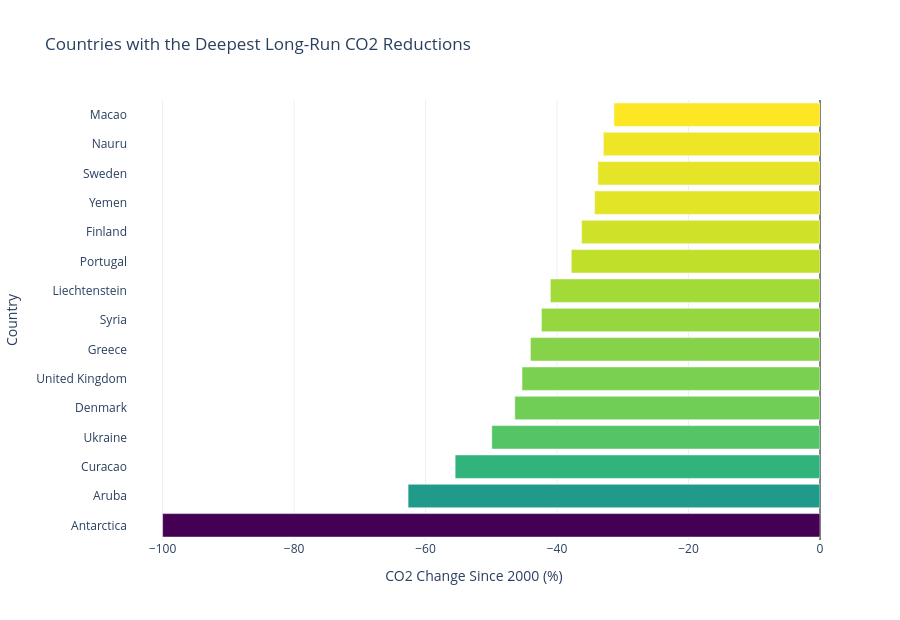

Notebook code cell kept with this figure:
### Markdown cell above
### Chart 3. Deep Reducers Indicate Structural Rather Than Cyclical Change
Observed pattern: The strongest reducers show persistent long-horizon decline rather than short-lived volatility.
WHY: Durable reductions usually come from structural drivers such as cleaner electricity, industrial modernization, and efficiency gains.
IMPLICATION: Policy evaluation should prioritize persistent reductions over one-year improvements.

### Code cell
reducers = country_summary.nsmallest(15, 'co2_reduction_pct_since_2000').copy()

fig = px.bar(
    reducers.sort_values('co2_reduction_pct_since_2000', ascending=True),
    x='co2_reduction_pct_since_2000',
    y='country',
    orientation='h',
    color='co2_reduction_pct_since_2000',
    color_continuous_scale='Viridis',
    title='Countries with the Deepest Long-Run CO2 Reductions',
    labels={
        'co2_reduction_pct_since_2000': 'CO2 Change Since 2000 (%)',
        'country': 'Country'
    },
    hover_data={
        'start_year': True,
        'end_year': True,
        'start_co2': ':.2f',
        'end_co2': ':.2f',
        'avg_renewable': ':.2f',
        'avg_gdp_pc': ':.2f'
    }
)

fig.update_layout(
    template='plotly_white',
    height=620,
    coloraxis_showscale=False,
    xaxis_zeroline=True,
    xaxis_zerolinewidth=1,
    xaxis_zerolinecolor='black'
)

fig.show()

### Figure 1 — Plotly figure (JSON) as saved in the notebook; plotly's stock layout.template omitted (floating-point values rounded to 4 significant figures)
{"data": [{"customdata": [[2000.0, 2022.0, 0.004, 0.0, 24.13, 10890.0], [2000.0, 2022.0, 2.378, 0.888, 4.006, 772100.0], [2000.0, 2022.0, 4.964, 2.209, 24.13, 476700.0], [2000.0, 2022.0, 285.7, 143.0, 3.698, 8816.0], [2000.0, 2022.0, 54.31, 29.09, 24.44, 44150.0], [2000.0, 2022.0, 569.0, 311.1, 5.603, 35860.0], [2000.0, 2022.0, 103.0, 57.61, 12.69, 24070.0], [2000.0, 2022.0, 54.53, 31.42, 24.13, 5024.0], [2000.0, 2022.0, 0.217, 0.128, 24.13, 2124000.0], [2000.0, 2022.0, 65.5, 40.72, 25.0, 25050.0], [2000.0, 2022.0, 57.02, 36.34, 37.21, 37520.0], [2000.0, 2022.0, 15.83, 10.4, 1.546, 3133.0], [2000.0, 2022.0, 54.89, 36.34, 45.44, 41500.0], [2000.0, 2022.0, 0.088, 0.059, 0.1961, 7262000.0], [2000.0, 2022.0, 1.528, 1.049, 24.13, 137400.0]], "hovertemplate": "CO2 Change Since 2000 (%)=%{marker.color}<br>Country=%{y}<br>start_year=%{customdata[0]}<br>end_year=%{customdata[1]}<br>start_co2=%{customdata[2]:.2f}<br>end_co2=%{customdata[3]:.2f}<br>avg_renewable=%{customdata[4]:.2f}<br>avg_gdp_pc=%{customdata[5]:.2f}<extra></extra>", "legendgroup": "", "marker": {"color": [-100.0, -62.66, -55.5, -49.93, -46.43, -45.33, -44.05, -42.37, -41.01, -37.83, -36.27, -34.28, -33.79, -32.95, -31.35], "coloraxis": "coloraxis", "pattern": {"shape": ""}}, "name": "", "orientation": "h", "showlegend": false, "textposition": "auto", "type": "bar", "x": [-100.0, -62.66, -55.5, -49.93, -46.43, -45.33, -44.05, -42.37, -41.01, -37.83, -36.27, -34.28, -33.79, -32.95, -31.35], "xaxis": "x", "y": ["Antarctica", "Aruba", "Curacao", "Ukraine", "Denmark", "United Kingdom", "Greece", "Syria", "Liechtenstein", "Portugal", "Finland", "Yemen", "Sweden", "Nauru", "Macao"], "yaxis": "y"}], "layout": {"barmode": "relative", "coloraxis": {"colorbar": {"title": {"text": "CO2 Change Since 2000 (%)"}}, "colorscale": [[0, "#440154"], [0.1111, "#482878"], [0.2222, "#3e4989"], [0.3333, "#31688e"], [0.4444, "#26828e"], [0.5556, "#1f9e89"], [0.6667, "#35b779"], [0.7778, "#6ece58"], [0.8889, "#b5de2b"], [1, "#fde725"]], "showscale": false}, "height": 620, "legend": {"tracegroupgap": 0}, "title": {"text": "Countries with the Deepest Long-Run CO2 Reductions"}, "xaxis": {"anchor": "y", "domain": [0, 1], "title": {"text": "CO2 Change Since 2000 (%)"}, "zeroline": true, "zerolinecolor": "black", "zerolinewidth": 1}, "yaxis": {"anchor": "x", "domain": [0, 1], "title": {"text": "Country"}}}}
